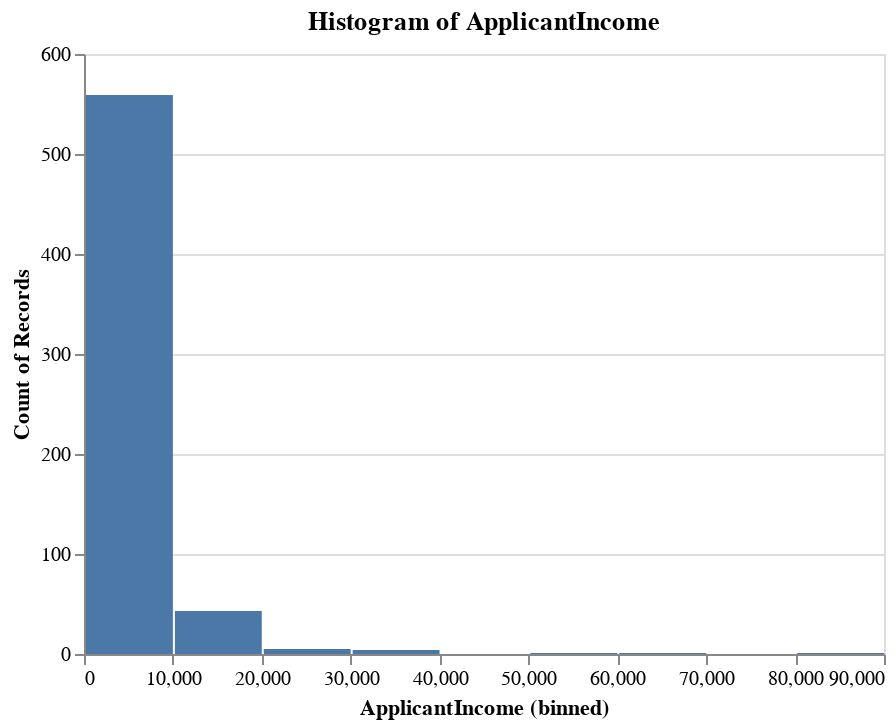
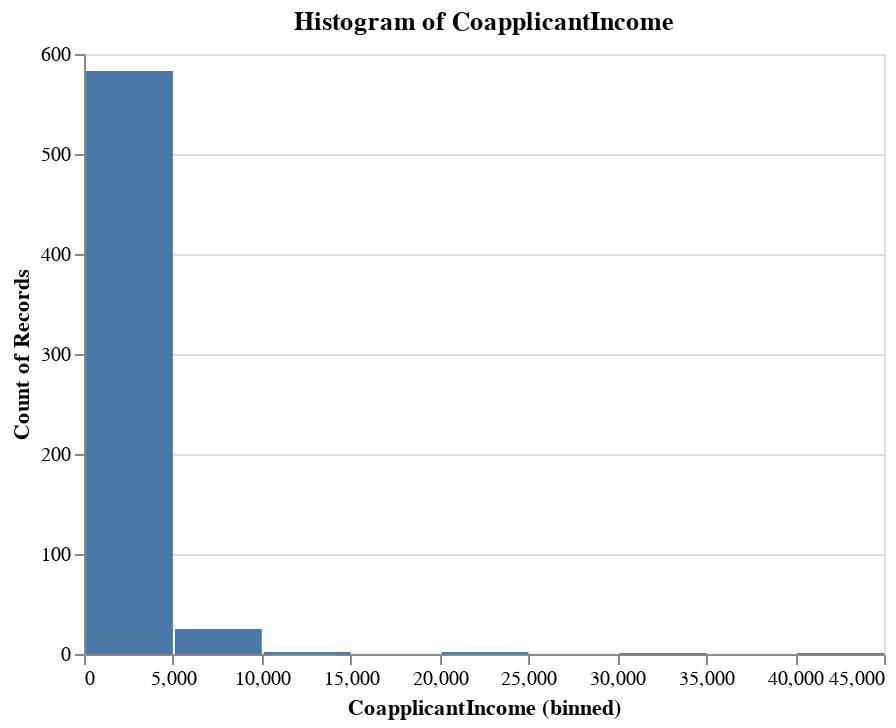
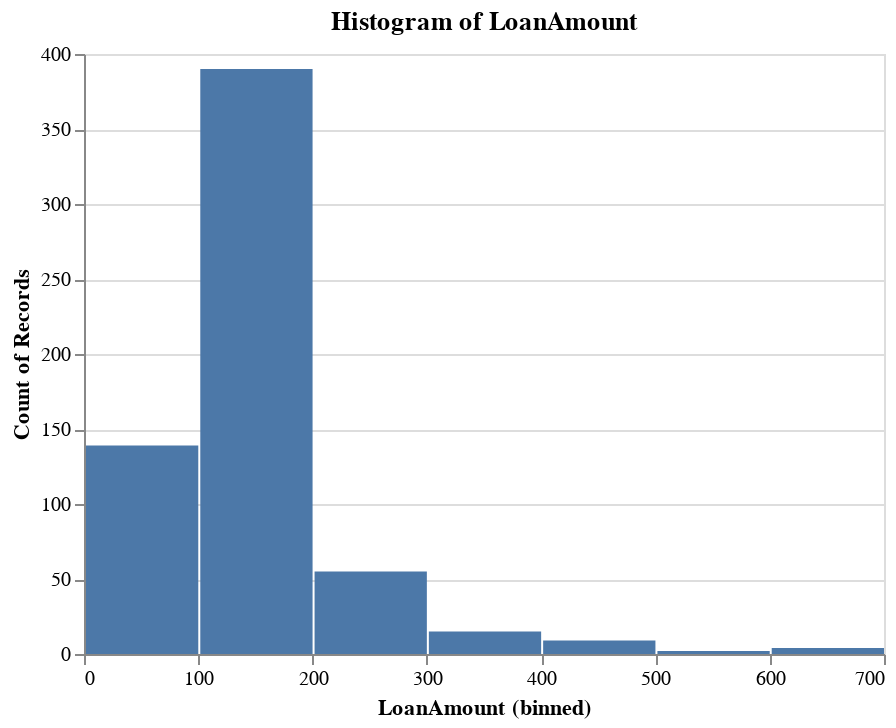
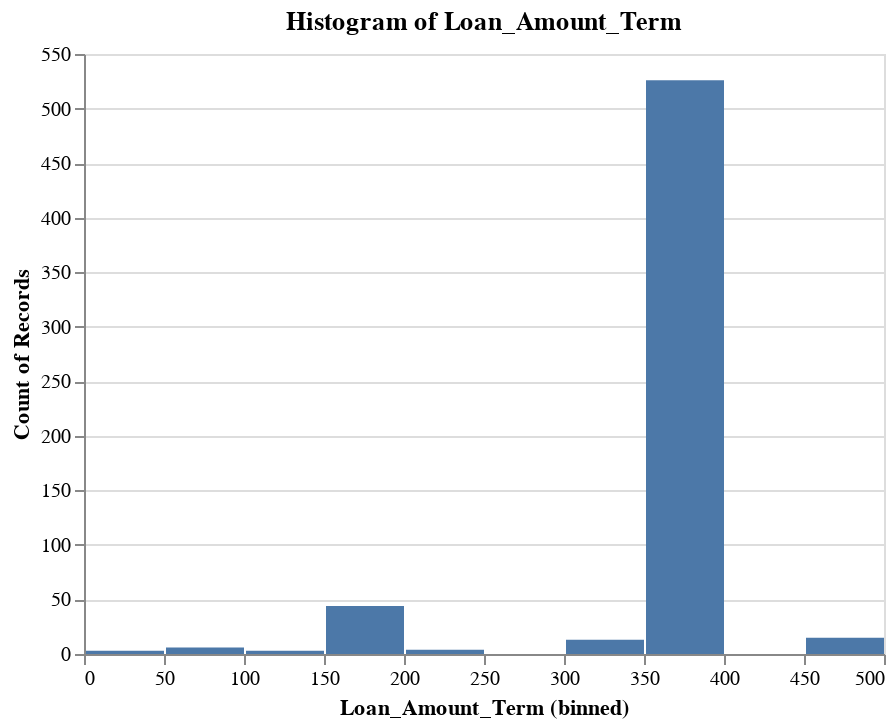

Write notebook code for charts like these, in order.
### Markdown cell above
# **Data Analysis Inferences**

Gender
- The mean value is 0.82, which suggests that a majority of the applicants are male (assuming male is encoded as 1).
- The standard deviation of 0.39 indicates that there is some variation, but not a significant amount.
- Most of the data points are at the maximum value of 1, as indicated by the 25th, 50th, and 75th percentiles.

Married
- The mean of 0.65 indicates that most applicants are married.
- The standard deviation of 0.48 suggests a more balanced distribution between married and unmarried applicants.

Dependents
- The mean is 0.74, with a standard deviation of 1.01, indicating that the number of dependents varies more widely.
- The max value is 3, meaning there are applicants with up to 3 dependents.

Education
- The mean of 0.22 suggests that the majority of applicants are graduates (assuming graduate is encoded as 0).
- There is little variability in this feature, with most values being 0 (graduates).

Self Employed
- The mean is 0.13, indicating that most applicants are not self-employed.
- The standard deviation of 0.34 supports this, showing that the majority of the dataset consists of non-self-employed individuals.

Credit History
- The mean of 0.86 suggests that most applicants have a positive credit history (assuming a positive credit history is encoded as 1).
- The standard deviation of 0.35 suggests some variation, but most values are at the higher end.

Property Area
- The mean of 1.04 indicates a fairly even distribution across different property areas (assuming categories are encoded as 0, 1, and 2).
- The standard deviation of 0.79 suggests that the distribution is somewhat varied across different property areas.

Loan Status
- The mean of 0.69 suggests that about 69% of the loans were approved.
- The standard deviation of 0.46 indicates a significant portion of the data points are at one of the extremes (approved or not).

### Code cell
# Visualising the distribution of features using Altair
# Create histograms for numerical features
for feature in numerical_features:
    chart = alt.Chart(loan_data).mark_bar().encode(
        alt.X(f'{feature}:Q', bin=True),
        y='count()',
    ).properties(
        title=f'Histogram of {feature}'
    )
    chart.display()

# Create box plots for numerical features
for feature in numerical_features:
    chart = alt.Chart(loan_data).mark_boxplot().encode(
        y=alt.Y(f'{feature}:Q'),
    ).properties(
        title=f'Box plot of {feature}'
    )
    chart.display()

# Create bar plots for categorical features
for feature in categorical_features:
    chart = alt.Chart(loan_data).mark_bar().encode(
        x=alt.X(f'{feature}:N'),
        y='count()',
    ).properties(
        title=f'Count plot of {feature}'
    )
    chart.display()

### Figure 1 — Vega-Lite specification as saved in the notebook (floating-point values rounded to 4 significant figures; data arrays with more than 128 entries replaced by an {"elided": "..."} marker saying what was removed)
{"config": {"view": {"continuousWidth": 400, "continuousHeight": 300}}, "data": {"name": "data-98d62629c7bb6f2f6694f5b405adbc53"}, "mark": "bar", "encoding": {"x": {"bin": true, "field": "ApplicantIncome", "type": "quantitative"}, "y": {"aggregate": "count", "type": "quantitative"}}, "title": "Histogram of ApplicantIncome", "$schema": "https://vega.github.io/schema/vega-lite/v4.17.0.json", "datasets": {"data-98d62629c7bb6f2f6694f5b405adbc53": {"elided": "614 records"}}}

### Figure 2 — Vega-Lite specification as saved in the notebook (floating-point values rounded to 4 significant figures; data arrays with more than 128 entries replaced by an {"elided": "..."} marker saying what was removed)
{"config": {"view": {"continuousWidth": 400, "continuousHeight": 300}}, "data": {"name": "data-98d62629c7bb6f2f6694f5b405adbc53"}, "mark": "bar", "encoding": {"x": {"bin": true, "field": "CoapplicantIncome", "type": "quantitative"}, "y": {"aggregate": "count", "type": "quantitative"}}, "title": "Histogram of CoapplicantIncome", "$schema": "https://vega.github.io/schema/vega-lite/v4.17.0.json", "datasets": {"data-98d62629c7bb6f2f6694f5b405adbc53": {"elided": "614 records"}}}

### Figure 3 — Vega-Lite specification as saved in the notebook (floating-point values rounded to 4 significant figures; data arrays with more than 128 entries replaced by an {"elided": "..."} marker saying what was removed)
{"config": {"view": {"continuousWidth": 400, "continuousHeight": 300}}, "data": {"name": "data-98d62629c7bb6f2f6694f5b405adbc53"}, "mark": "bar", "encoding": {"x": {"bin": true, "field": "LoanAmount", "type": "quantitative"}, "y": {"aggregate": "count", "type": "quantitative"}}, "title": "Histogram of LoanAmount", "$schema": "https://vega.github.io/schema/vega-lite/v4.17.0.json", "datasets": {"data-98d62629c7bb6f2f6694f5b405adbc53": {"elided": "614 records"}}}

### Figure 4 — Vega-Lite specification as saved in the notebook (floating-point values rounded to 4 significant figures; data arrays with more than 128 entries replaced by an {"elided": "..."} marker saying what was removed)
{"config": {"view": {"continuousWidth": 400, "continuousHeight": 300}}, "data": {"name": "data-98d62629c7bb6f2f6694f5b405adbc53"}, "mark": "bar", "encoding": {"x": {"bin": true, "field": "Loan_Amount_Term", "type": "quantitative"}, "y": {"aggregate": "count", "type": "quantitative"}}, "title": "Histogram of Loan_Amount_Term", "$schema": "https://vega.github.io/schema/vega-lite/v4.17.0.json", "datasets": {"data-98d62629c7bb6f2f6694f5b405adbc53": {"elided": "614 records"}}}
